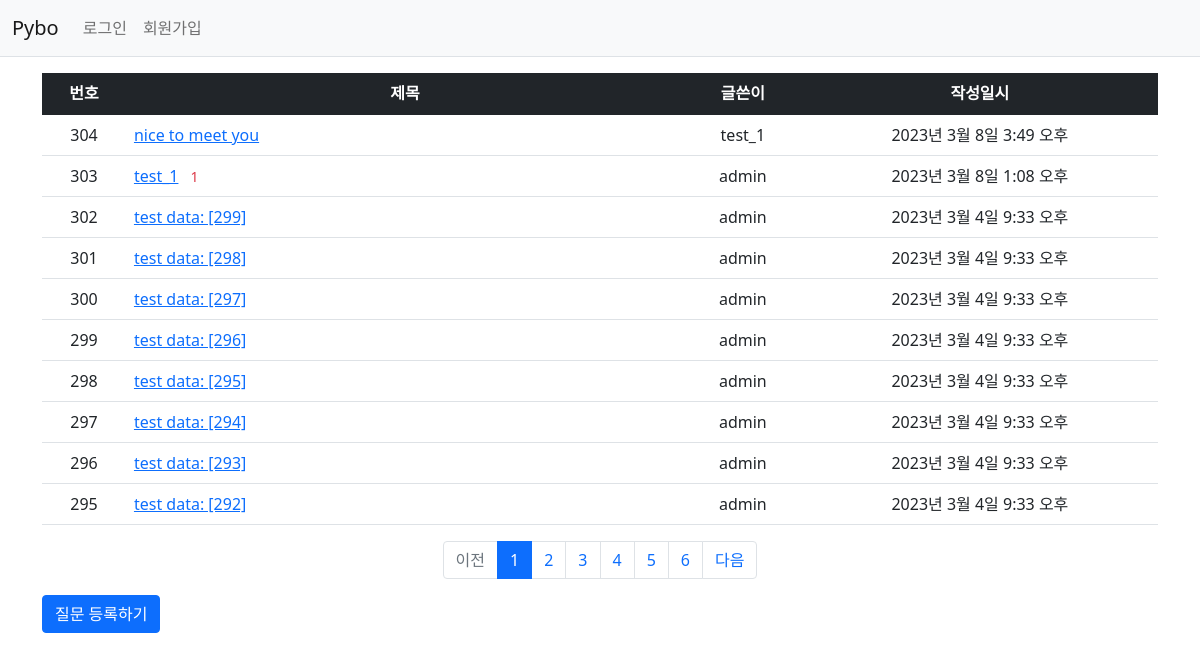
Screenshot of /pybo/ with the database file from the repository.
### pybo/models.py (models this page shows, shortened)
class Question(models.Model):
    author = models.ForeignKey(User, on_delete=models.CASCADE)
    subject= models.CharField(max_length=200)
    content = models.TextField()
    create_date = models.DateTimeField()
    modify_date = models.DateTimeField(null=True, blank=True)

### pybo/views.py (the view)
# urls.py: path('', views.index, name='index'),
def index(request):
    page = request.GET.get('page', '1')
    question_list = Question.objects.order_by('-create_date')
    paginator = Paginator(question_list, 10)
    page_obj = paginator.get_page(page)
    context = {'question_list': page_obj}
    return render(request, 'pybo/question_list.html', context)

### pybo/templatetags/pybo_filter.py (called while the page is built)
@register.filter
def sub(value, arg):
    return value - arg

### templates/pybo/question_list.html
{% extends 'base.html' %}
{% load pybo_filter %}
{% block content %}
<div class="container my-3">
    <table class="table">
        <thead>
        <tr class="text-center table-dark">
            <th>번호</th>
            <th style="width:50%">제목</th>
            <th>글쓴이</th>
            <th>작성일시</th>
        </tr>
        </thead>
        <tbody>
        {% if question_list %}
        {% for question in question_list %}
        <tr class="text-center">
            <td>
                {{ question_list.paginator.count|sub:question_list.start_index|sub:forloop.counter0|add:1 }}
            </td>
            <td class="text-start">
                <a href="{% url 'pybo:detail' question.id %}">{{ question.subject }}</a>
                {% if question.answer_set.count > 0 %}
                <span class="text-danger small mx-2">{{ question.answer_set.count }}</span>
                {% endif %}
            </td>
            <td>{{ question.author.username }}</td>
            <td>{{ question.create_date }}</td>
        </tr>
        {% endfor %}
        {% else %}
        <tr>
            <td colspan="4">질문이 없습니다.</td>
        </tr>
        {% endif %}
        </tbody>
    </table>
    <ul class="pagination justify-content-center">
        {% if question_list.has_previous %}
        <li class="page-item">
            <a class="page-link" href="?page={{ question_list.previous_page_number }}">이전</a>
        </li>
        {% else %}
        <li class="page-item disabled">
            <a class="page-link" tabindex="-1" aria-disabled="true" href="#">이전</a>
        </li>
        {% endif %}
        {% for page_number in question_list.paginator.page_range %}
        {% if page_number >= question_list.number|add:-5 and page_number <= question_list.number|add:5 %}
        {% if page_number == question_list.number %}
        <li class="page-item active" aria-current="page">
            <a class="page-link" href="?page={{ page_number }}">{{ page_number }}</a>
        </li>
        {% else %}
        <li class="page-item">
            <a class="page-link" href="?page={{ page_number }}">{{ page_number }}</a>
        </li>
        {% endif %}
        {% endif %}
        {% endfor %}
        {% if question_list.has_next %}
        <li class="page-item">
            <a class="page-link" href="?page={{ question_list.next_page_number }}">다음</a>
        </li>
        {% else %}
        <li class="page-item disabled">
            <a class="page-link" tabindex="-1" aria-disabled="true" href="#">다음</a>
        </li>
        {% endif %}
    </ul>
    <a href="{% url 'pybo:question_create' %}" class="btn btn-primary"> 질문 등록하기</a>
</div>
{% endblock %}

### rows the page displays
Question: paginator.count|sub "304", subject "nice to meet you", author.username "test_1", create_date "2023년 3월 8일 3:49 오후"
Question: paginator.count|sub "303", subject "test_1", answer_set.count "1", author.username "admin", create_date "2023년 3월 8일 1:08 오후"
Question: paginator.count|sub "302", subject "test data: [299]", author.username "admin", create_date "2023년 3월 4일 9:33 오후"
Question: paginator.count|sub "301", subject "test data: [298]", author.username "admin", create_date "2023년 3월 4일 9:33 오후"
Question: paginator.count|sub "300", subject "test data: [297]", author.username "admin", create_date "2023년 3월 4일 9:33 오후"
Question: paginator.count|sub "299", subject "test data: [296]", author.username "admin", create_date "2023년 3월 4일 9:33 오후"
Question: paginator.count|sub "298", subject "test data: [295]", author.username "admin", create_date "2023년 3월 4일 9:33 오후"
Question: paginator.count|sub "297", subject "test data: [294]", author.username "admin", create_date "2023년 3월 4일 9:33 오후"
Question: paginator.count|sub "296", subject "test data: [293]", author.username "admin", create_date "2023년 3월 4일 9:33 오후"
Question: paginator.count|sub "295", subject "test data: [292]", author.username "admin", create_date "2023년 3월 4일 9:33 오후"

### other values shown
{{ page_number }} "1"
{{ page_number }} "2" "3" "4" "5" "6"
